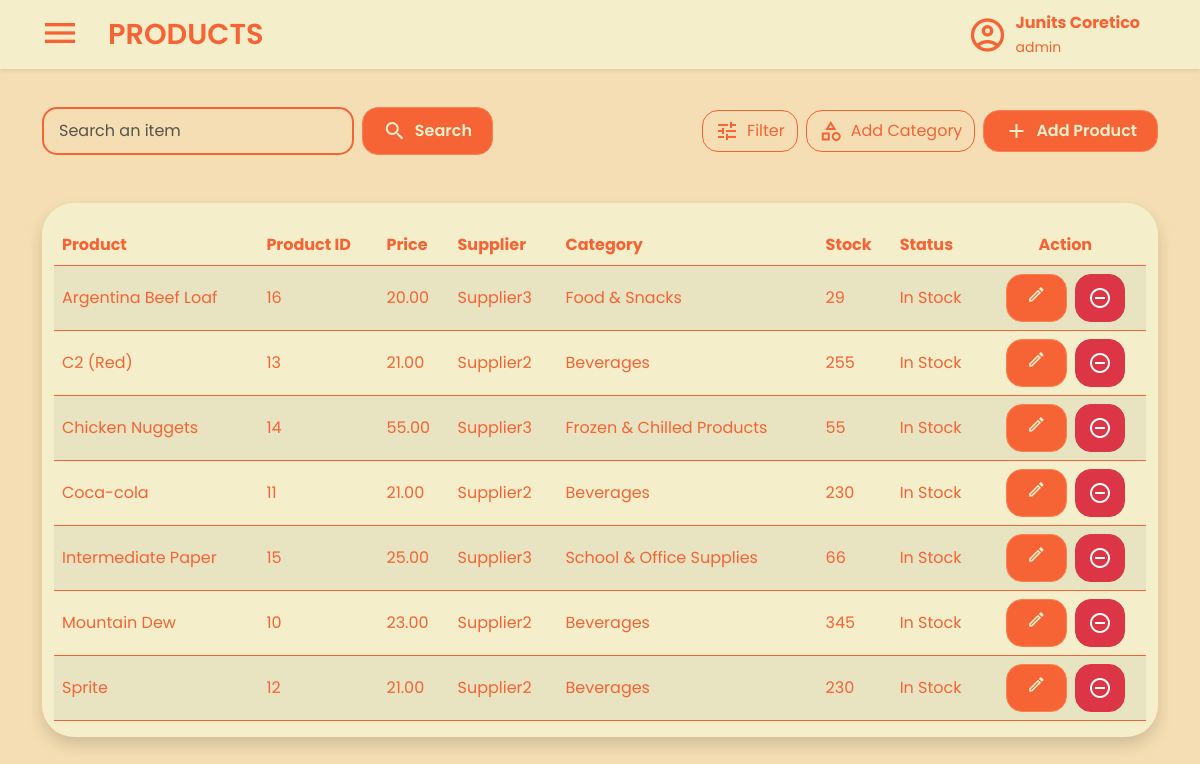
Screenshot of /views/products.php (signed in) with the database file from the repository.
### tables this page shows
CREATE TABLE `products` (
  `ProductID` int(11) NOT NULL,
  `Name` varchar(50) NOT NULL,
  `CategoryID` int(11) DEFAULT NULL,
  `Price` decimal(10,2) NOT NULL,
  `StockQuantity` int(11) NOT NULL,
  `Status` enum('In Stock','Out of Stock') NOT NULL DEFAULT 'In Stock',
  `SupplierID` int(11) NOT NULL,
  `Created_At` datetime NOT NULL DEFAULT current_timestamp(),
  `Created_By` int(11) NOT NULL,
  `Updated_At` datetime NOT NULL DEFAULT current_timestamp() ON UPDATE current_timestamp(),
  `Updated_By` int(11) NOT NULL
);

CREATE TABLE `suppliers` (
  `SupplierID` int(11) NOT NULL,
  `Name` varchar(50) NOT NULL,
  `Address` text NOT NULL,
  `PhoneNumber` varchar(255) NOT NULL,
  `ProfileImage` varchar(255) DEFAULT NULL,
  `Created_At` datetime NOT NULL DEFAULT current_timestamp(),
  `Created_By` int(11) NOT NULL,
  `Updated_At` datetime NOT NULL DEFAULT current_timestamp() ON UPDATE current_timestamp(),
  `Updated_By` int(11) NOT NULL
);

CREATE TABLE `categories` (
  `CategoryID` int(11) NOT NULL,
  `Name` varchar(50) NOT NULL,
  `Description` text DEFAULT NULL,
  `Created_At` datetime NOT NULL DEFAULT current_timestamp(),
  `Created_By` int(11) NOT NULL,
  `Updated_At` datetime NOT NULL DEFAULT current_timestamp() ON UPDATE current_timestamp(),
  `Updated_By` int(11) NOT NULL
);

### views/products.php (the view, shortened to what this page needs)
<?php
include '../database/database.php';
$filter = $_GET['filter'] ?? 'In Stock';
try {
    $stmt = $conn->prepare("CALL GetProducts(?)");
    $stmt->bind_param("s", $filter);
    $stmt->execute();
    $products = $stmt->get_result();
} catch (Exception $e) {
    die("Error fetching products: " . $e->getMessage());
}
?>
<!DOCTYPE html>
<html lang="en">
<head>
    <link rel="stylesheet" href="../statics/products-style.css" />
    <link rel="stylesheet" href="../statics/style.css" />
    <link rel="stylesheet" href="../statics/css/bootstrap.min.css" />
</head>
<body class="main">
    <nav class="navbar bg-body-tertiary fixed-top shadow-sm">
        <div class="container-fluid">
            <div class="d-flex align-items-center">
                <button class="navbar-toggler mx-3 border-0 shadow-none" type="button"
                    data-bs-toggle="offcanvas" data-bs-target="#offcanvasNavbar"
                    aria-controls="offcanvasNavbar" aria-label="Toggle navigation">
                    <span class="material-icons-outlined navbar-icon">menu</span>
                </button>
                <a class="navbar-brand fw-semibold" href="products.php">PRODUCTS</a>
            </div>
            <div class="d-flex align-items-center me-5 ms-auto">
                <span class="material-icons-outlined me-2 fs-1">account_circle</span>
                <div>
                    <p class="fw-bold mb-0">
                        <?php echo htmlspecialchars($_SESSION['first_name'] . ' ' . $_SESSION['last_name']); ?>
                    </p>
                    <small class="mt-0">
                        <?php echo htmlspecialchars($_SESSION['role']); ?>
                    </small>
                </div>
            </div>
        </div>
    </nav>
    <div class="container mt-4 pt-5">
        <div class="row align-items-center justify-content-between mb-5">
            <div class="col-md-5 d-flex">
                <form action="#" class="d-flex w-100">
                    <input type="text" name="search" placeholder="Search an item" class="form-control me-2" />
                    <button type="submit" class="btn btn-primary add-product-button d-flex align-items-center gap-2 rounded-4">
                        <span class="material-icons-outlined">search</span>
                        <span>Search</span>
                    </button>
                </form>
            </div>
            <div class="col-md-auto d-flex gap-2">
                <button type="button" class="btn btn-outline-secondary d-flex align-items-center gap-2 py-2 rounded-4"
                    data-bs-toggle="modal" data-bs-target="#filterModal">
                    <span class="material-icons-outlined">tune</span>
                    <span>Filter</span>
                </button>
                <button type="button" class="btn btn-outline-secondary d-flex align-items-center gap-2 py-2 rounded-4"
                    data-bs-toggle="modal" data-bs-target="#addCategoryModal">
                    <span class="material-icons-outlined">category</span>
                    <span>Add Category</span>
                </button>
                <button type="button" class="btn btn-primary add-product-button d-flex align-items-center gap-2 py-2 rounded-4"
                    data-bs-toggle="modal" data-bs-target="#staticBackdrop">
                    <span class="material-icons-outlined">add</span>
                    <span>Add Product</span>
                </button>
            </div>
        </div>
        <div class="container-fluid rounded-5 shadow">
            <div class="table-responsive mb-3">
                <table class="table table-striped rounded-3">
                    <thead>
                        <tr>
                            <th>Product</th>
                            <th>Product ID</th>
                            <th>Price</th>
                            <th>Supplier</th>
                            <th>Category</th>
                            <th>Stock</th>
                            <th>Status</th>
                            <th class="text-center">Action</th>
                        </tr>
                    </thead>
                    <tbody>
                        <?php while ($row = $products->fetch_assoc()): ?>
                            <tr>
                                <td class="align-middle"><?php echo htmlspecialchars($row['Name']); ?></td>
                                <td class="align-middle"><?php echo htmlspecialchars($row['ProductID']); ?></td>
                                <td class="align-middle"><?php echo number_format($row['Price'], 2); ?></td>
                                <td class="align-middle"><?php echo htmlspecialchars($row['SupplierName'] ?? 'N/A'); ?></td>
                                <td class="align-middle"><?php echo htmlspecialchars($row['CategoryName'] ?? 'N/A'); ?></td>
                                <td class="align-middle"><?php echo htmlspecialchars($row['StockQuantity']); ?></td>
                                <td class="align-middle"><?php echo htmlspecialchars($row['Status']); ?></td>
                                <td class="align-middle text-center">
                                    <div class="d-flex justify-content-center gap-2">
                                        <button class="btn edit-button btn-primary add-product-button rounded-4"
                                            data-bs-toggle="modal" data-bs-target="#editProductModal"
                                            data-product-id="<?php echo $row['ProductID']; ?>"
                                            data-price="<?php echo $row['Price']; ?>"
                                            data-status="<?php echo $row['Status']; ?>">
                                            <span class="material-icons-outlined">edit</span>
                                        </button>
                                        <button type="button" class="btn btn-danger d-flex align-items-center gap-2 py-2 rounded-4 discard-button"
                                            data-bs-toggle="modal" data-bs-target="#discardStockModal">
                                            <span class="material-icons-outlined">remove_circle_outline</span>
                                        </button>
                                    </div>
                                </td>
                            </tr>
                        <?php endwhile; ?>
                    </tbody>
                </table>
            </div>
        </div>
    </div>
</body>
</html>

### statics/products-style.css (style rules this page uses)
:root { --color-1: #f66435; --color-2: #f4efca; --color-3: #f5deb3; --color-4: #ff7f50; --color-5: #d49066; }
body { padding-top: 35px; }
.container { padding-top: 2.5em !important; }
.container-fluid { background-color: var(--color-2) !important; }
.form-control { background-color: var(--color-3) !important; border: 2px solid var(--color-1) !important; border-radius: 15px !important; padding: 10px 15px !important; }
.btn.add-product-button { background-color: var(--color-1) !important; border-color: var(--color-4) !important; color: var(--color-2) !important; font-weight: 600; padding: 10px 20px; transition: all 0.3s ease-in-out !important; }
.btn-outline-secondary { color: var(--color-1) !important; border-color: var(--color-1) !important; font-weight: 600; padding: 10px 20px; transition: all 0.3s ease-in-out !important; }
.table { background-color: #f4efca !important; color: #f66435 !important; margin-top: 2%; border-color: var(--color-1) !important; border-radius: 3px; }
.table th, .table td { background-color: #f4efca !important; color: #f66435 !important; border-color: var(--color-1) !important; }
.table thead th { background-color: #f4efca !important; color: #f66435 !important; border-color: var(--color-1) !important; }
.table tbody tr { background-color: #f4efca !important; border-color: var(--color-1) !important; }
.table .edit-button .material-icons-outlined { font-size: 1.2em !important; }
.table td:last-child { text-align: center !important; }
.table th:last-child { text-align: center !important; }

### statics/style.css (style rules this page uses)
:root { --color-1: #f66435; --color-2: #f4efca; --color-3: #f5deb3; --color-4: #ff7f50; --color-5: #d49066; --color-1-rgb: 246, 100, 53; }
* { font-family: "Poppins", sans-serif; }
.main { background-color: var(--color-3); }
p { color: var(--color-1); }
.form-control { background-color: var(--color-3); border: 2px solid var(--color-1); border-radius: 15px; padding: 10px 15px; }
.btn-primary { background-color: #ff5733; border-color: #d43f00; color: white; padding: 12px 20px; border-radius: 8px; transition: background-color 0.3s ease, transform 0.2s ease; }
nav.navbar { background-color: var(--color-2) !important; color: var(--color-1) !important; }
.navbar-brand { font-size: 1.8em !important; color: var(--color-1) !important; }
.navbar .navbar-toggler .navbar-icon { color: var(--color-1) !important; font-size: 2em; }

### rows the page displays
products: Name "Argentina Beef Loaf", ProductID "16", Price "20.00", SupplierID.Name "Supplier3", CategoryID.Name "Food & Snacks", StockQuantity "29", Status "In Stock"
products: Name "C2 (Red)", ProductID "13", Price "21.00", SupplierID.Name "Supplier2", CategoryID.Name "Beverages", StockQuantity "255", Status "In Stock"
products: Name "Chicken Nuggets", ProductID "14", Price "55.00", SupplierID.Name "Supplier3", CategoryID.Name "Frozen & Chilled Products", StockQuantity "55", Status "In Stock"
products: Name "Coca-cola", ProductID "11", Price "21.00", SupplierID.Name "Supplier2", CategoryID.Name "Beverages", StockQuantity "230", Status "In Stock"
products: Name "Intermediate Paper", ProductID "15", Price "25.00", SupplierID.Name "Supplier3", CategoryID.Name "School & Office Supplies", StockQuantity "66", Status "In Stock"
products: Name "Mountain Dew", ProductID "10", Price "23.00", SupplierID.Name "Supplier2", CategoryID.Name "Beverages", StockQuantity "345", Status "In Stock"
products: Name "Sprite", ProductID "12", Price "21.00", SupplierID.Name "Supplier2", CategoryID.Name "Beverages", StockQuantity "230", Status "In Stock"

### other values shown
$_SESSION['first_name'] . ' ' . $_SESSION['last_name'] "Junits Coretico"
$_SESSION['role'] "admin"
